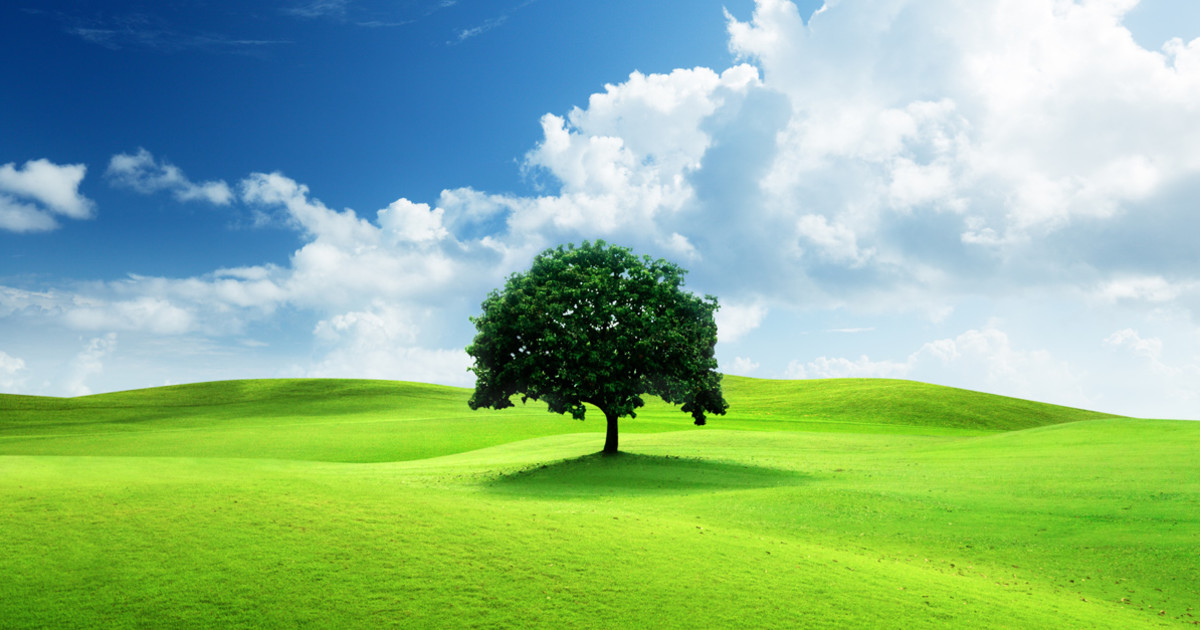
#> input picture nature.jpg, 1200 x 630 px, found by its file name
$ python 5.py
#> lines starting #> are read from the running program, lines starting #| are printed output that depends on the picture
import cv2
image = cv2.imread("P:\\PCA2_10071023015\\nature.jpg")
#> image is the input picture: shape (630, 1200, 3); mean B, G, R 139.7, 183.3, 139.6

if image is None:
    print("Error loading image.")
else:

    rotated_clockwise = cv2.rotate(image, cv2.ROTATE_90_CLOCKWISE)
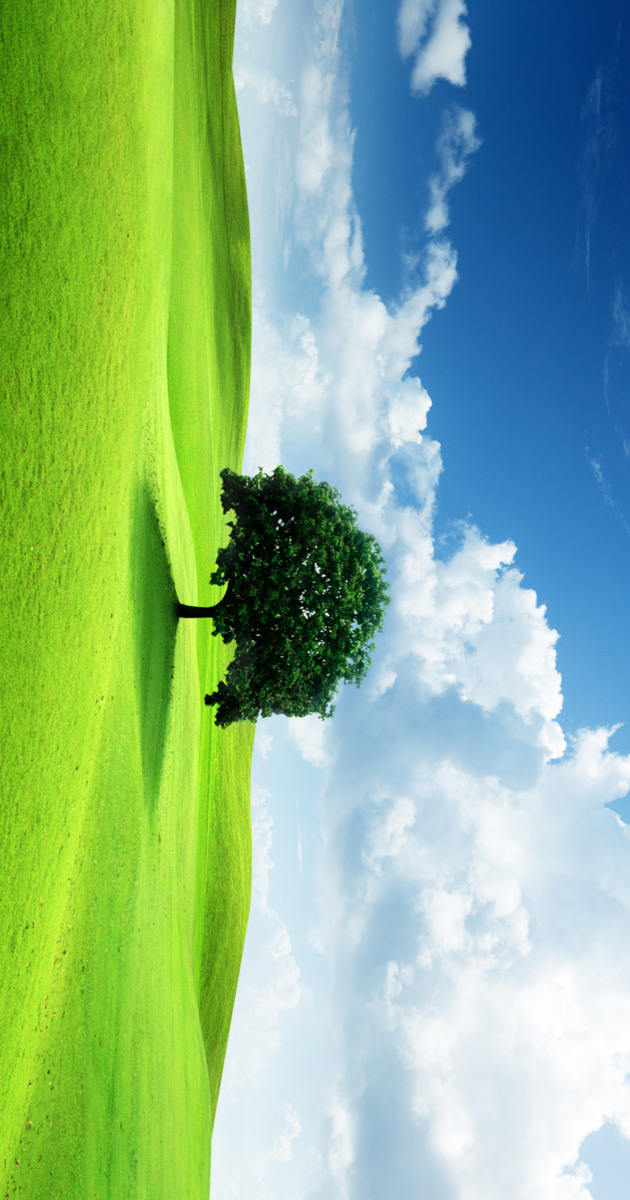
#> rotated_clockwise: shape (1200, 630, 3); mean B, G, R 139.7, 183.3, 139.6

    rotated_anticlockwise = cv2.rotate(image, cv2.ROTATE_90_COUNTERCLOCKWISE)
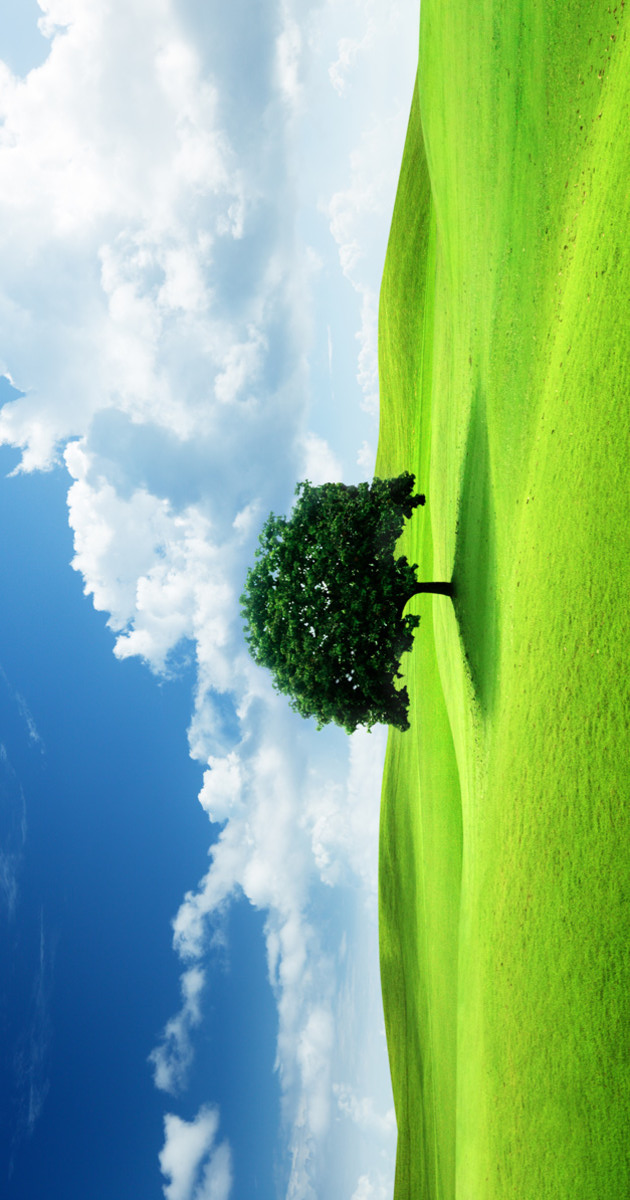
#> rotated_anticlockwise: shape (1200, 630, 3); mean B, G, R 139.7, 183.3, 139.6

    cv2.imshow('Original Image', image)
    cv2.imshow('Rotated Clockwise', rotated_clockwise)
    cv2.imshow('Rotated Anticlockwise', rotated_anticlockwise)

    cv2.waitKey(0)
    cv2.destroyAllWindows()

$ run again, with image.jpg copied over nature.jpg
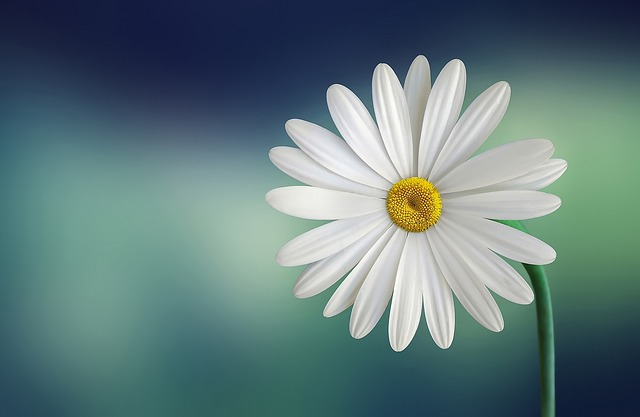
#> input picture image.jpg, 640 x 417 px, found by its file name
#> image is the input picture: shape (417, 640, 3); mean B, G, R 123.8, 122.4, 97.3
#> `rotated_clockwise = cv2.rotate(image, cv2.ROTATE_90_CLOCKWISE)`:
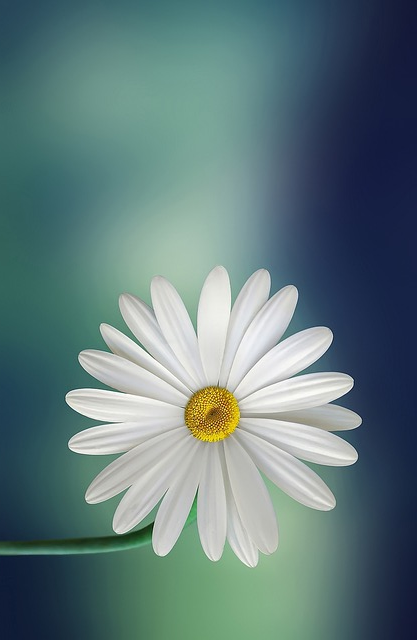
#> rotated_clockwise: shape (640, 417, 3); mean B, G, R 123.8, 122.4, 97.3
#> `rotated_anticlockwise = cv2.rotate(image, cv2.ROTATE_90_COUNTERCLOCKWI..`:
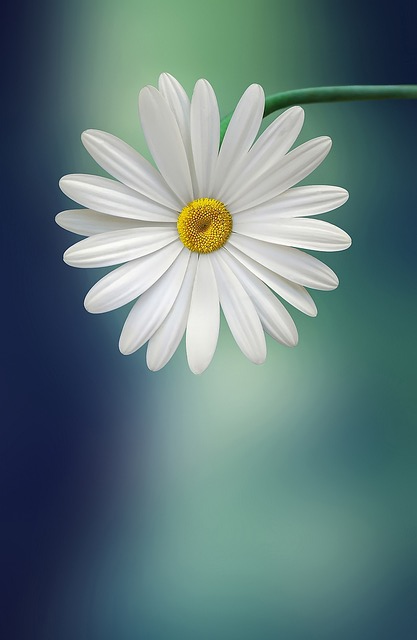
#> rotated_anticlockwise: shape (640, 417, 3); mean B, G, R 123.8, 122.4, 97.3
